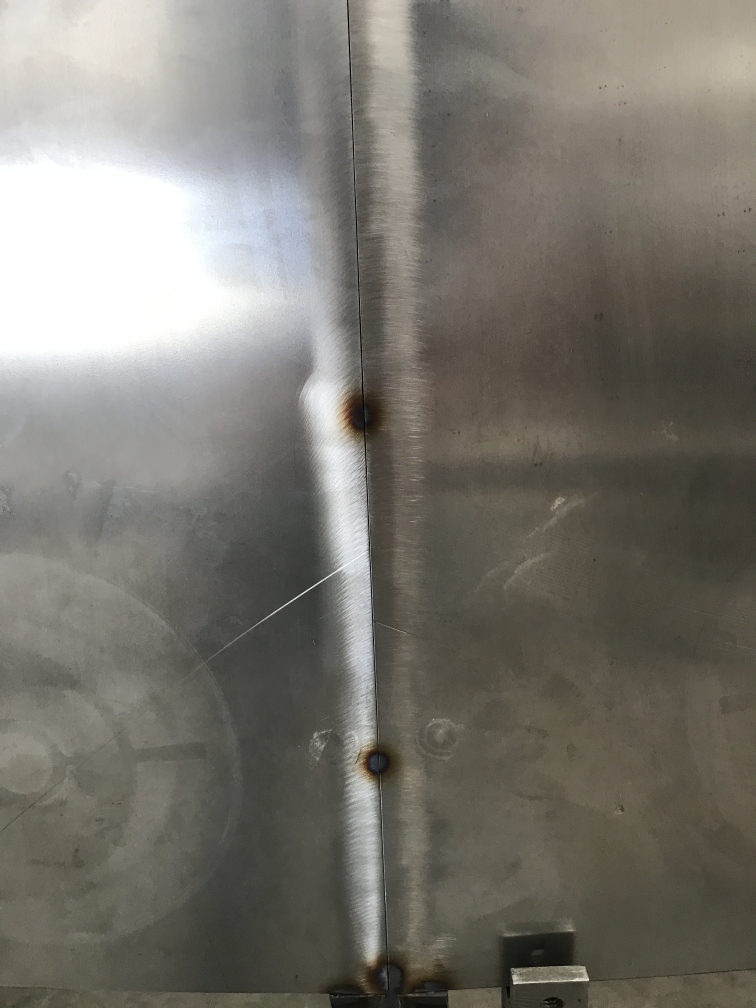
#> input picture Models/picture.JPG, 3024 x 4032 px, found by its file name (shown at 1/4 size)
$ python adaptive_treshold.py
#> lines starting #> are read from the running program, lines starting #| are printed output that depends on the picture; after the words box and inside, x2 and y2 are one past the last pixel; in counts of white or black regions, pixels touching at a corner belong together
import cv2 as cv
import numpy as np

img  = cv.imread('picture.jpg',0)
#> img: shape (4032, 3024); min 0, max 255, mean 117.9
#frame = cv.resize(img, (500,500))
th1 = cv.adaptiveThreshold(img, 255, cv.ADAPTIVE_THRESH_GAUSSIAN_C, cv.THRESH_BINARY_INV, 11, 17)
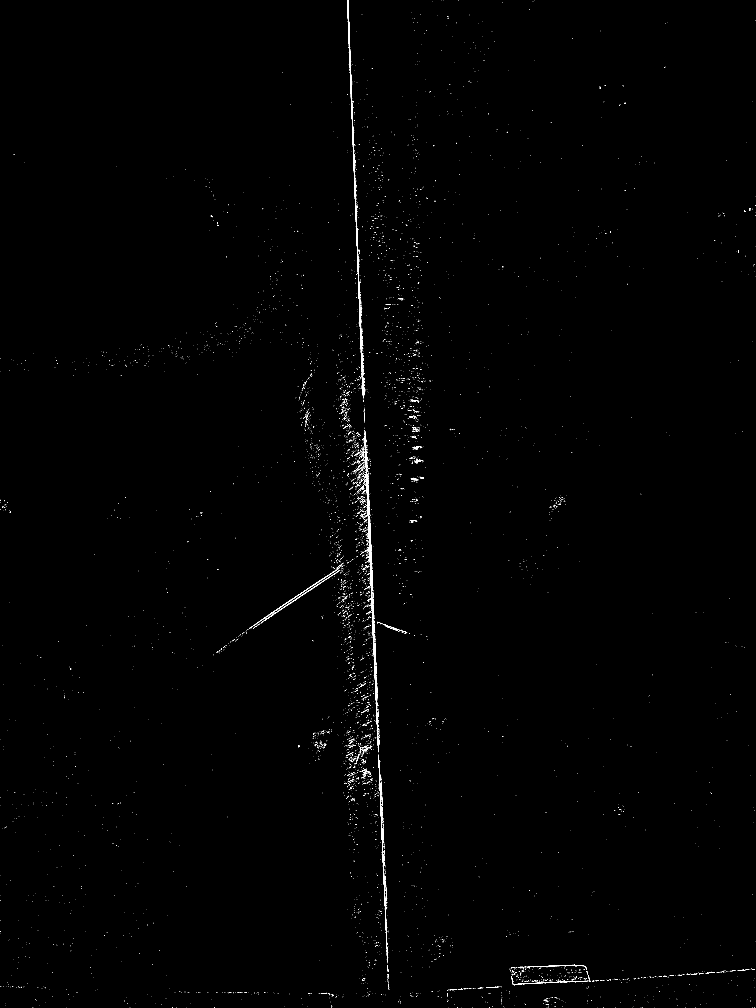
#> th1: shape (4032, 3024) (shown at 1/4 size); 0.31% white in thin lines or dots
ret3, th2 = cv.threshold(img,0,255,cv.THRESH_BINARY+cv.THRESH_OTSU)
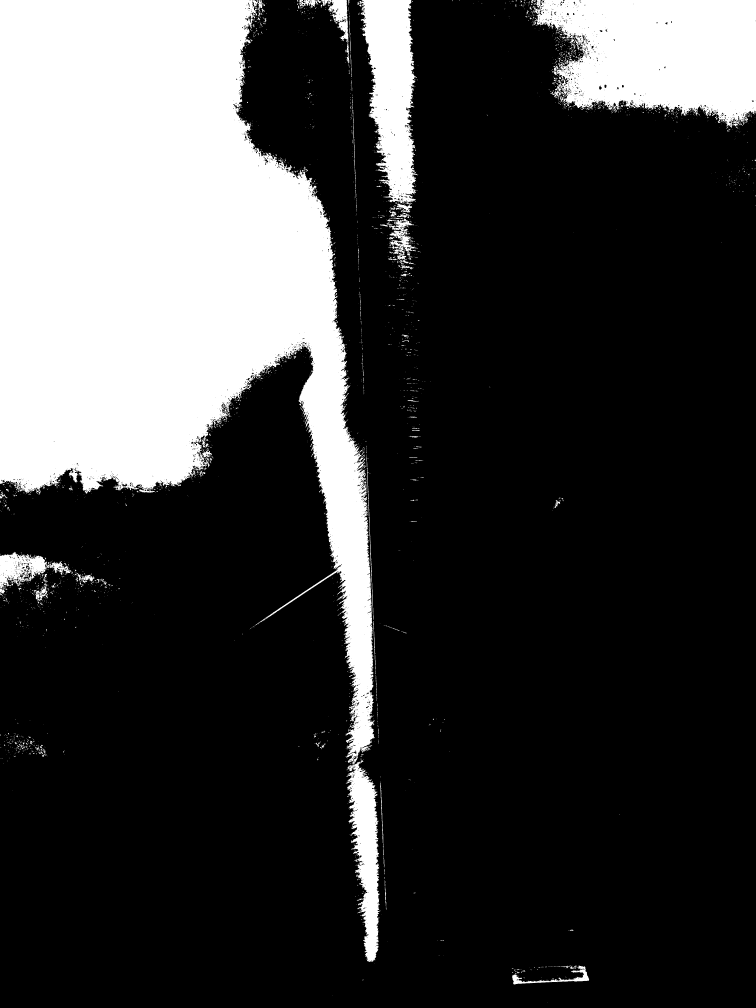
#> th2: shape (4032, 3024) (shown at 1/4 size); 23.9% white; 2984 white regions (2673 under 20 px), largest, box (x1, y1, x2, y2) and area: (0, 0, 1500, 3058) 2323660, (2132, 0, 3024, 512) 339339, (1438, 0, 1673, 818) 120232
#> ret3 = 145
cv.imshow("th2", th2)


cv.waitKey(0)
cv.destroyAllWindows()

$ run again, with Models/line_finder.png saved as Models/picture.JPG
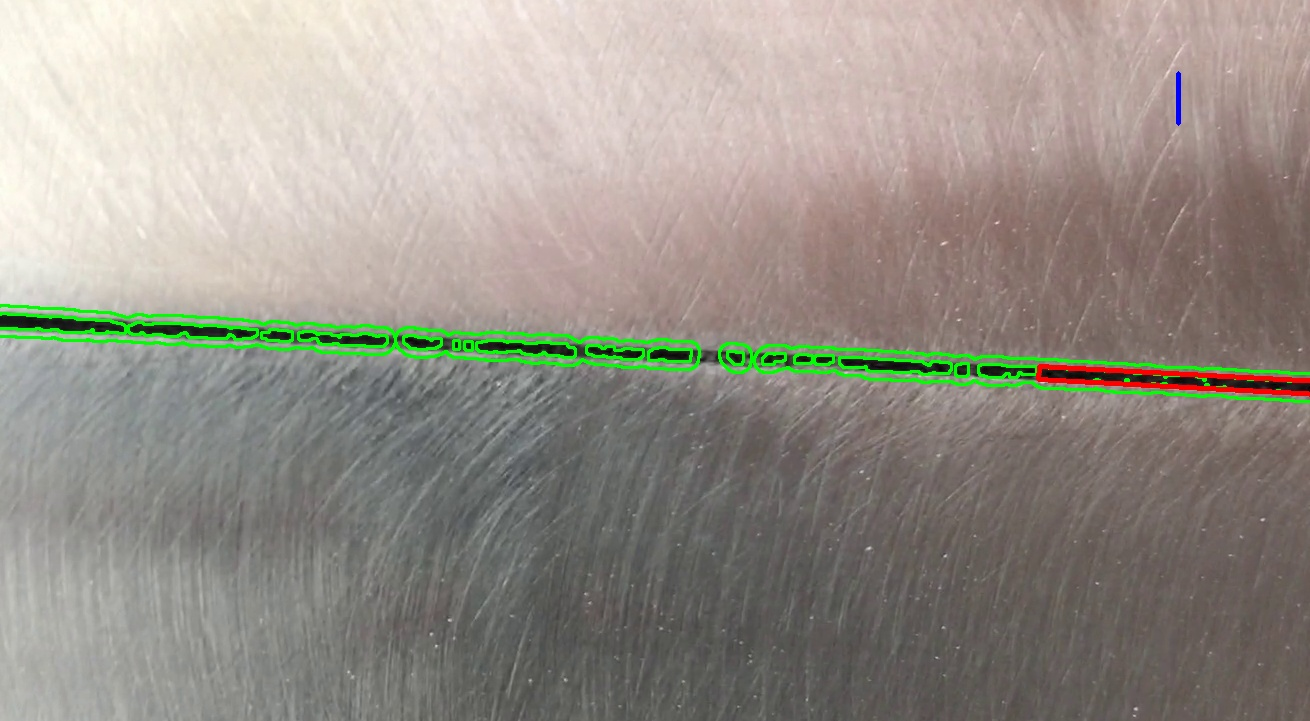
#> input picture Models/line_finder.png, 1310 x 721 px, found by its file name
#> `th1 = cv.adaptiveThreshold(img, 255, cv.ADAPTIVE_THRESH_GAUSSIAN_C, cv..`:
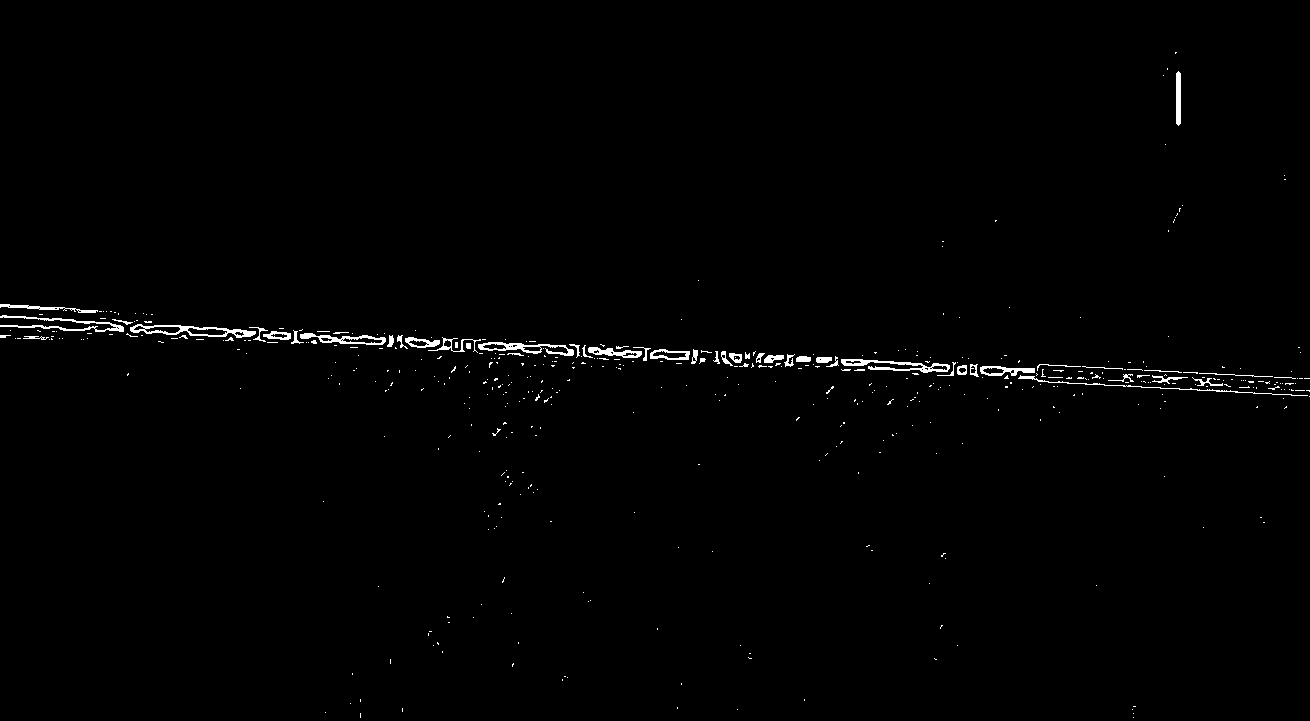
#> th1: shape (721, 1310); 0.87% white in thin lines or dots
#> `ret3, th2 = cv.threshold(img,0,255,cv.THRESH_BINARY+cv.THRESH_OTSU)`:
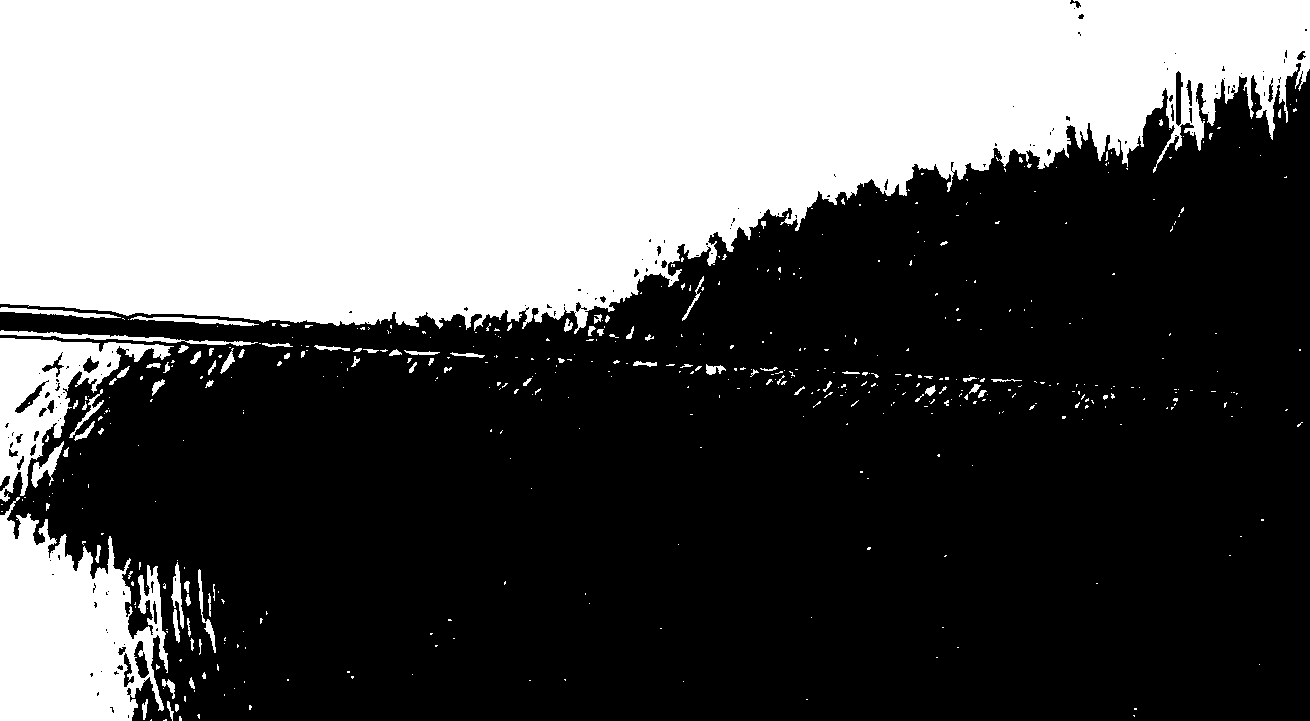
#> th2: shape (721, 1310); 38.1% white; 505 white regions (417 under 20 px), largest, box (x1, y1, x2, y2) and area: (0, 0, 1310, 334) 316071, (0, 497, 168, 721) 24738, (0, 338, 174, 502) 9572
#> ret3 = 156
